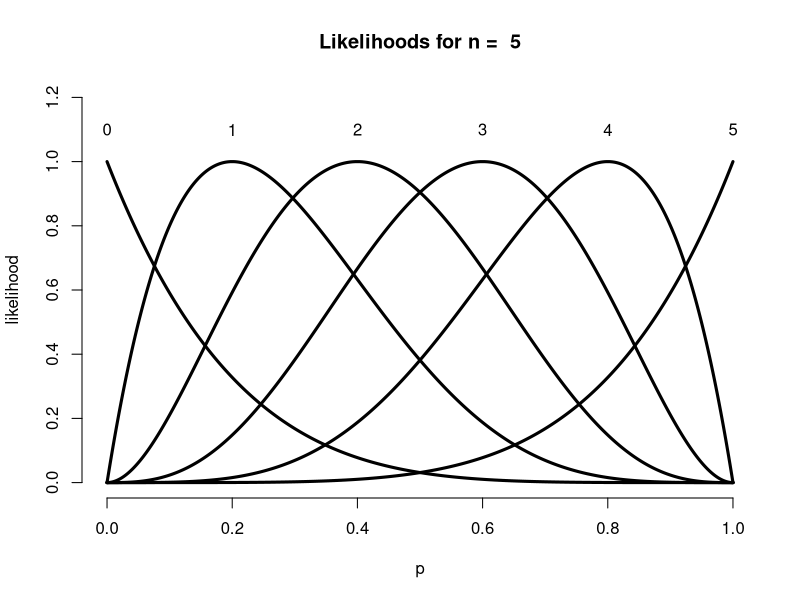
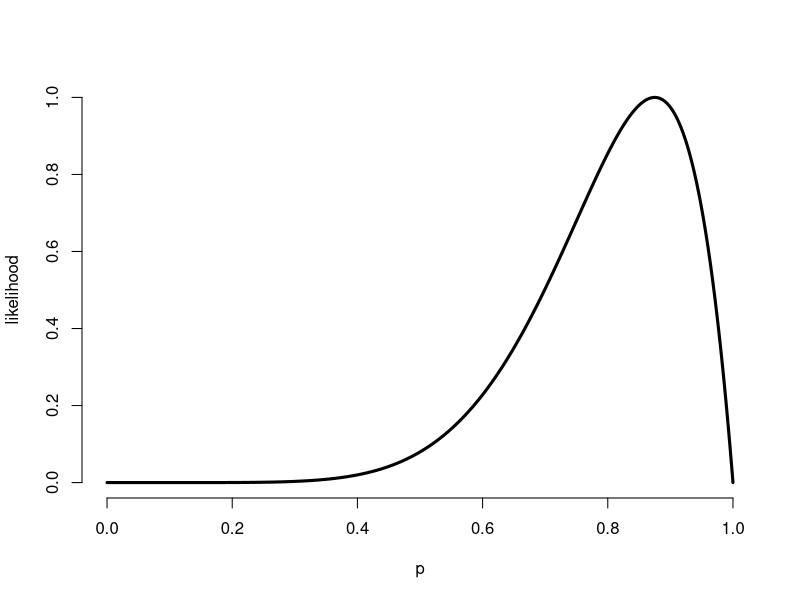
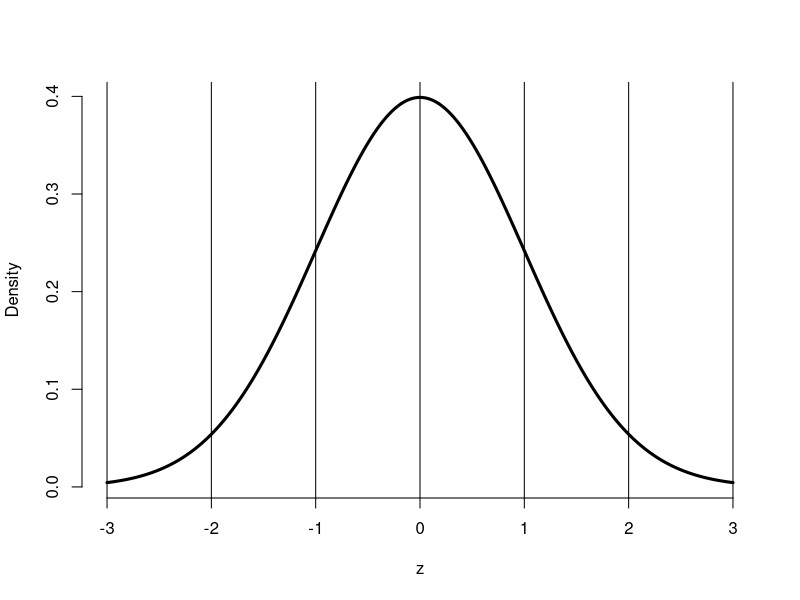

The R script that drew these images, in order:
#Plotting all possible likelihoods for a small n
n <- 5
pvals <- seq(0, 1, length = 1000)
plot(c(0, 1), c(0, 1.2), type = "n", frame = FALSE, xlab = "p", ylab = "likelihood")
text((0 : n) /n, 1.1, as.character(0 : n))
sapply(0 : n, function(x) {
        phat <- x / n
        if (x == 0) lines(pvals,  ( (1 - pvals) / (1 - phat) )^(n-x), lwd = 3)
        else if (x == n) lines(pvals, (pvals / phat) ^ x, lwd = 3)
        else lines(pvals, (pvals / phat ) ^ x * ( (1 - pvals) / (1 - phat) ) ^ (n-x), lwd = 3) 
}
)
title(paste("Likelihoods for n = ", n))

choose(8, 7) * .5 ^ 8 + choose(8, 8) * .5 ^ 8 

pbinom(6, size = 8, prob = .5, lower.tail = FALSE)

plot(pvals, dbinom(7, 8, pvals) / dbinom(7, 8, 7/8) , 
     lwd = 3, frame = FALSE, type = "l", xlab = "p", ylab = "likelihood")

#The normal distribution
zvals <- seq(-3, 3, length = 1000)
plot(zvals, dnorm(zvals), 
     type = "l", lwd = 3, frame = FALSE, xlab = "z", ylab = "Density")
sapply(-3 : 3, function(k) abline(v = k))

#Poisson 
ppois(3, lambda = 2.5 * 4)

#Example, Poisson approximation to binomial
pbinom(2, size = 500, prob = .01)

ppois(2, lambda=500 * .01)

pbinom(2, size = 500, prob = .01)

